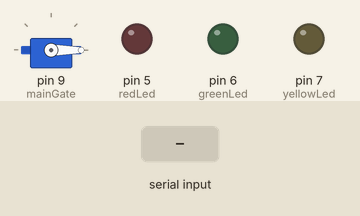
A sketch run on a simulated Arduino Uno, built with avr-gcc and run on an emulated ATmega328P. Shown: servo, output pins drawn as LEDs (lit = HIGH). The inputs (shaded band) are chosen by the test bench.

Above: at 1.2 s.
1.3 s: "N" received over Serial
At 2.0 s:
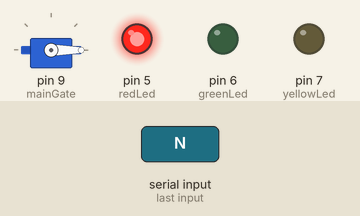
4.3 s: "G" received over Serial
At 5.5 s:
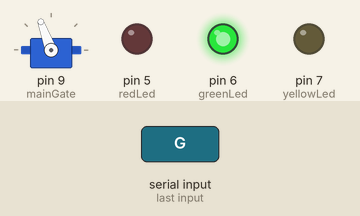
At 7.0 s:
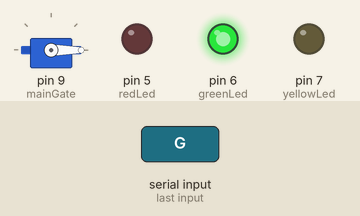
Timing chart, 0 to 8.8 s (numbered marks = the images above; inputs shaded):
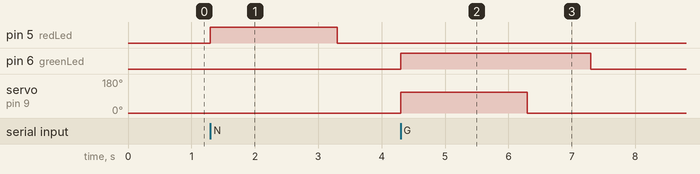

The sketch:

ino_Code_for_Face_Recognition_And_Attendance_marking_project.ino
```cpp
#include<Servo.h>
Servo mainGate;
//R = ready
//N = Unauthorised/face not detected
//G = GreenSignal/Gate open
const int redLed = 5,greenLed = 6,yellowLed = 7;
int myInput;
bool allready = false;
void setup() {
  pinMode(redLed,OUTPUT);
  pinMode(greenLed,OUTPUT);
  pinMode(yellowLed,OUTPUT);
  digitalWrite(redLed,LOW);
  digitalWrite(greenLed,LOW);
  digitalWrite(yellowLed,LOW);
  Serial.begin(9600);
  mainGate.attach(9);
  mainGate.write(0);
}

void loop() {
  // put your main code here, to run repeatedly:
  if(Serial.available()>0)
  {
    if(allready)
    digitalWrite(yellowLed,HIGH);
    myInput = Serial.read();
    if(myInput == 'R')
      allready = true;
    else if(myInput == 'N')
    {
      digitalWrite(redLed,HIGH);
      delay(2000);
      digitalWrite(redLed,LOW);
    }
    else if(myInput == 'G')
    {
      digitalWrite(greenLed,HIGH);
      mainGate.write(110);
      delay(2000);
      mainGate.write(0);
      delay(1000);
      digitalWrite(greenLed,LOW);
    }
  }
  else
  mainGate.write(0);


}
```

Measured:
- after the input at 1.3 s, pin 5 (redLed): LOW → HIGH at once, → LOW 2.0 s later
- after the input at 4.3 s, pin 6 (greenLed): LOW → HIGH at once, → LOW 3.0 s later; servo on pin 9 (mainGate): 0° → 110° at once, → 0° 2.0 s later
